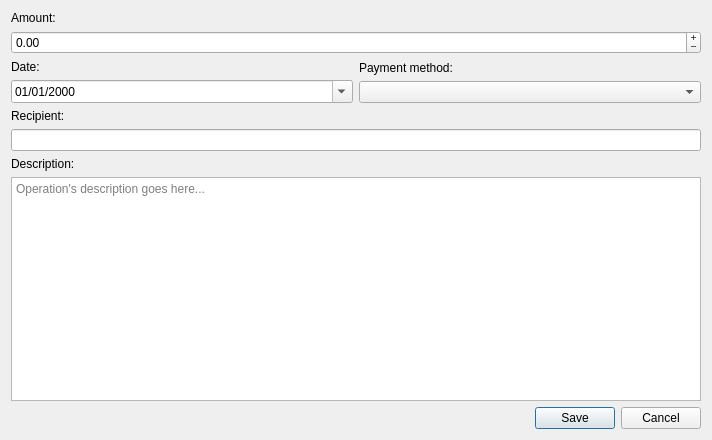
<?xml version="1.0" encoding="UTF-8"?>
<ui version="4.0">
 <class>OperationEditor</class>
 <widget class="QWidget" name="OperationEditor">
  <property name="geometry">
   <rect>
    <x>0</x>
    <y>0</y>
    <width>712</width>
    <height>440</height>
   </rect>
  </property>
  <property name="windowTitle">
   <string>Form</string>
  </property>
  <layout class="QVBoxLayout" name="verticalLayout_3">
   <item>
    <widget class="QLabel" name="amount_label">
     <property name="text">
      <string>Amount:</string>
     </property>
    </widget>
   </item>
   <item>
    <widget class="QDoubleSpinBox" name="amount">
     <property name="buttonSymbols">
      <enum>QAbstractSpinBox::PlusMinus</enum>
     </property>
     <property name="accelerated">
      <bool>true</bool>
     </property>
     <property name="prefix">
      <string/>
     </property>
     <property name="suffix">
      <string/>
     </property>
     <property name="minimum">
      <double>-1000000000.000000000000000</double>
     </property>
     <property name="maximum">
      <double>1000000000.000000000000000</double>
     </property>
    </widget>
   </item>
   <item>
    <layout class="QHBoxLayout" name="horizontalLayout">
     <item>
      <layout class="QVBoxLayout" name="verticalLayout_2">
       <item>
        <widget class="QLabel" name="date_label">
         <property name="text">
          <string>Date:</string>
         </property>
        </widget>
       </item>
       <item>
        <widget class="QDateEdit" name="date">
         <property name="displayFormat">
          <string>dd/MM/yyyy</string>
         </property>
         <property name="calendarPopup">
          <bool>true</bool>
         </property>
        </widget>
       </item>
      </layout>
     </item>
     <item>
      <layout class="QVBoxLayout" name="verticalLayout">
       <item>
        <widget class="QLabel" name="payment_method_label">
         <property name="text">
          <string>Payment method:</string>
         </property>
        </widget>
       </item>
       <item>
        <widget class="QComboBox" name="payment_method"/>
       </item>
      </layout>
     </item>
    </layout>
   </item>
   <item>
    <widget class="QLabel" name="recipient_label">
     <property name="text">
      <string>Recipient:</string>
     </property>
    </widget>
   </item>
   <item>
    <widget class="QLineEdit" name="recipient"/>
   </item>
   <item>
    <widget class="QLabel" name="description_label">
     <property name="text">
      <string>Description:</string>
     </property>
    </widget>
   </item>
   <item>
    <widget class="QPlainTextEdit" name="description">
     <property name="placeholderText">
      <string>Operation's description goes here...</string>
     </property>
    </widget>
   </item>
   <item>
    <widget class="QDialogButtonBox" name="buttons">
     <property name="standardButtons">
      <set>QDialogButtonBox::Cancel|QDialogButtonBox::Save</set>
     </property>
    </widget>
   </item>
  </layout>
 </widget>
 <resources/>
 <connections/>
</ui>
